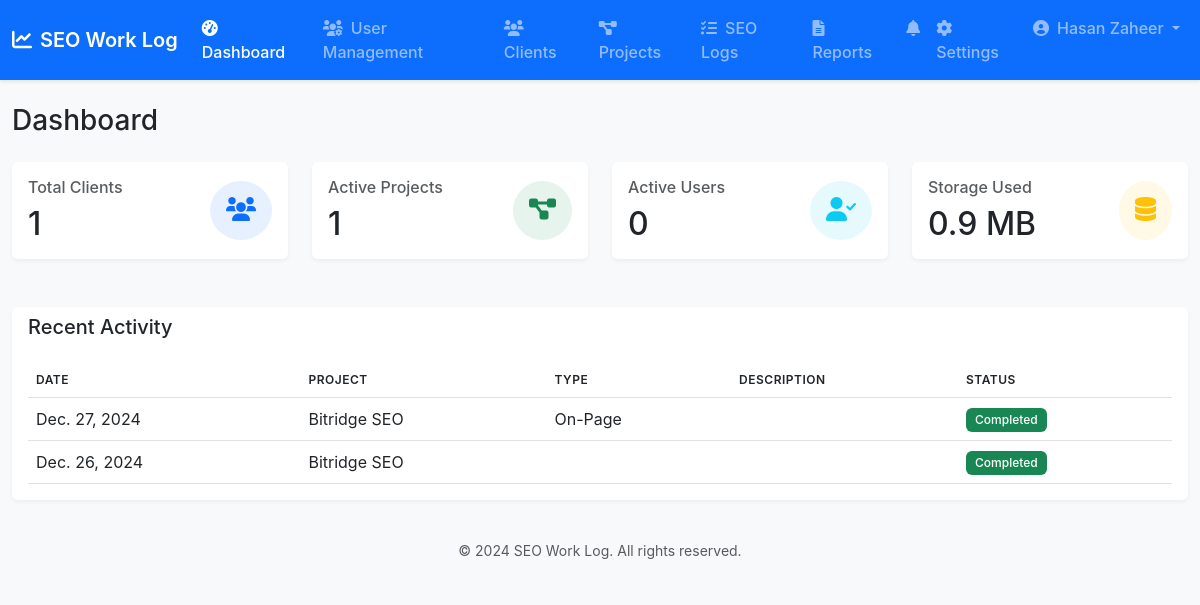
The page / (signed in) on the database as committed earlier.
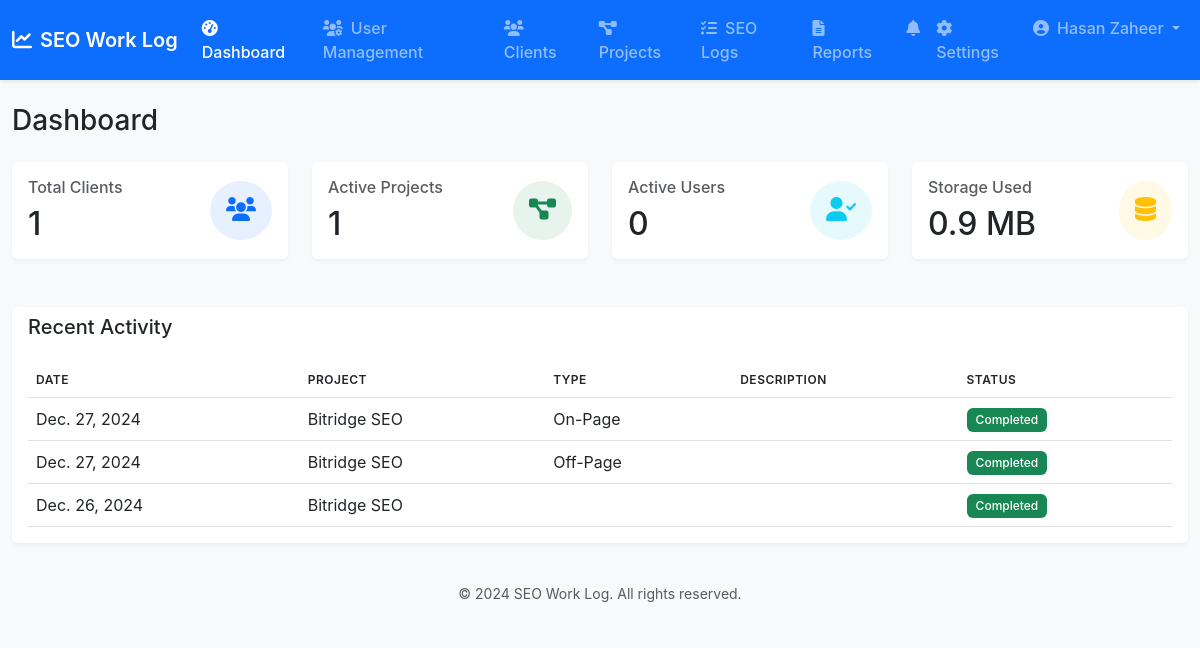
The same page on the database as committed later.
### core/models.py (models this page shows, shortened)
class SEOLog(models.Model):
    project = models.ForeignKey(Project, on_delete=models.CASCADE)
    date = models.DateField()
    created_by = models.ForeignKey(CustomUser, on_delete=models.CASCADE, related_name='created_logs')
    on_page_work = models.BooleanField(default=False)
    off_page_work = models.BooleanField(default=False)
    on_page_description = models.TextField(blank=True)
    off_page_description = models.TextField(blank=True)
    providers = models.ManyToManyField(CustomUser, related_name='assigned_logs', blank=True)
    class Meta:
        ordering = ['-date']

class Project(models.Model):
    client = models.ForeignKey(Client, on_delete=models.CASCADE)
    name = models.CharField(max_length=255)
    description = models.TextField()
    start_date = models.DateField()
    end_date = models.DateField(null=True, blank=True)
    is_active = models.BooleanField(default=True)
    created_at = models.DateTimeField(auto_now_add=True)
    updated_at = models.DateTimeField(auto_now=True)
    providers = models.ManyToManyField(CustomUser, related_name='assigned_projects', blank=True, limit_choices_to={'role': 'provider'})

### core/views.py (the view, shortened to what this page needs)
# urls.py: path('', views.dashboard, name='dashboard'),
@login_required
def dashboard(request):
    context = {
        'title': 'Dashboard',
    }
    thirty_days_ago = timezone.now().date() - timezone.timedelta(days=30)
    if request.user.role == 'admin':
        context.update({
            'total_clients': Client.objects.count(),
            'total_projects': Project.objects.filter(end_date__isnull=True).count(),
            'recent_logs': SEOLog.objects.filter(date__gte=thirty_days_ago).order_by('-date')[:10],
            'reports_count': ReportSection.objects.values('project').distinct().count(),
            'active_users': CustomUser.objects.filter(last_login__date=timezone.now().date()).count(),
            'storage_used': get_storage_used(),
            'last_backup': get_last_backup_date(),
        })
    return render(request, 'core/dashboard.html', context)

### core/views.py (called while the page is built)
def get_storage_used():
    from django.conf import settings
    import os
    total_size = 0
    media_root = settings.MEDIA_ROOT
    for dirpath, dirnames, filenames in os.walk(media_root):
        for f in filenames:
            fp = os.path.join(dirpath, f)
            total_size += os.path.getsize(fp)
    return f"{total_size / (1024 * 1024):.1f} MB"

def get_last_backup_date():
    return None

### core/templates/core/dashboard.html (shortened to what the changed rows need)
{% extends 'core/base.html' %}
{% load static %}
{% block content %}
<div class="container-fluid py-4">
    <h1 class="h3 mb-4">Dashboard</h1>
    {% if user.role == 'admin' %}
    <div class="row mb-4">
        <div class="col-xl-3 col-md-6 mb-4">
            <div class="card border-0 shadow-sm h-100">
                <div class="card-body">
                    <div class="d-flex justify-content-between align-items-center">
                        <div>
                            <h2 class="mb-0">{{ total_clients }}</h2>
                        </div>
                    </div>
                </div>
            </div>
        </div>
        <div class="col-xl-3 col-md-6 mb-4">
            <div class="card border-0 shadow-sm h-100">
                <div class="card-body">
                    <div class="d-flex justify-content-between align-items-center">
                        <div>
                            <h2 class="mb-0">{{ total_projects }}</h2>
                        </div>
                    </div>
                </div>
            </div>
        </div>
        <div class="col-xl-3 col-md-6 mb-4">
            <div class="card border-0 shadow-sm h-100">
                <div class="card-body">
                    <div class="d-flex justify-content-between align-items-center">
                        <div>
                            <h2 class="mb-0">{{ active_users }}</h2>
                        </div>
                    </div>
                </div>
            </div>
        </div>
        <div class="col-xl-3 col-md-6 mb-4">
            <div class="card border-0 shadow-sm h-100">
                <div class="card-body">
                    <div class="d-flex justify-content-between align-items-center">
                        <div>
                            <h2 class="mb-0">{{ storage_used }}</h2>
                        </div>
                    </div>
                </div>
            </div>
        </div>
    </div>
    {% endif %}
    <div class="row">
        <div class="col-12">
            <div class="card border-0 shadow-sm">
                <div class="card-body">
                    {% if recent_logs %}
                    <div class="table-responsive">
                        <table class="table table-hover">
                            <thead>
                                <tr>
                                    <th>Date</th>
                                    <th>Project</th>
                                    <th>Type</th>
                                    <th>Description</th>
                                    <th>Status</th>
                                </tr>
                            </thead>
                            <tbody>
                                {% for log in recent_logs %}
                                <tr>
                                    <td>{{ log.date }}</td>
                                    <td>{{ log.project.name }}</td>
                                    <td>
                                        {% if log.on_page_work %}On-Page{% endif %}
                                        {% if log.off_page_work %}Off-Page{% endif %}
                                    </td>
                                    <td>{{ log.description|truncatechars:100 }}</td>
                                    <td>
                                        <span class="badge bg-success">Completed</span>
                                    </td>
                                </tr>
                                {% endfor %}
                            </tbody>
                        </table>
                    </div>
                    {% else %}
                    <p class="text-muted text-center mb-0">No recent activity to display.</p>
                    {% endif %}
                </div>
            </div>
        </div>
    </div>
</div>
{% endblock %}

Rows that differ between the two databases and show on the page:
added SEOLog: date "Dec. 27, 2024", project.name "Bitridge SEO", off_page_work "Off-Page"
